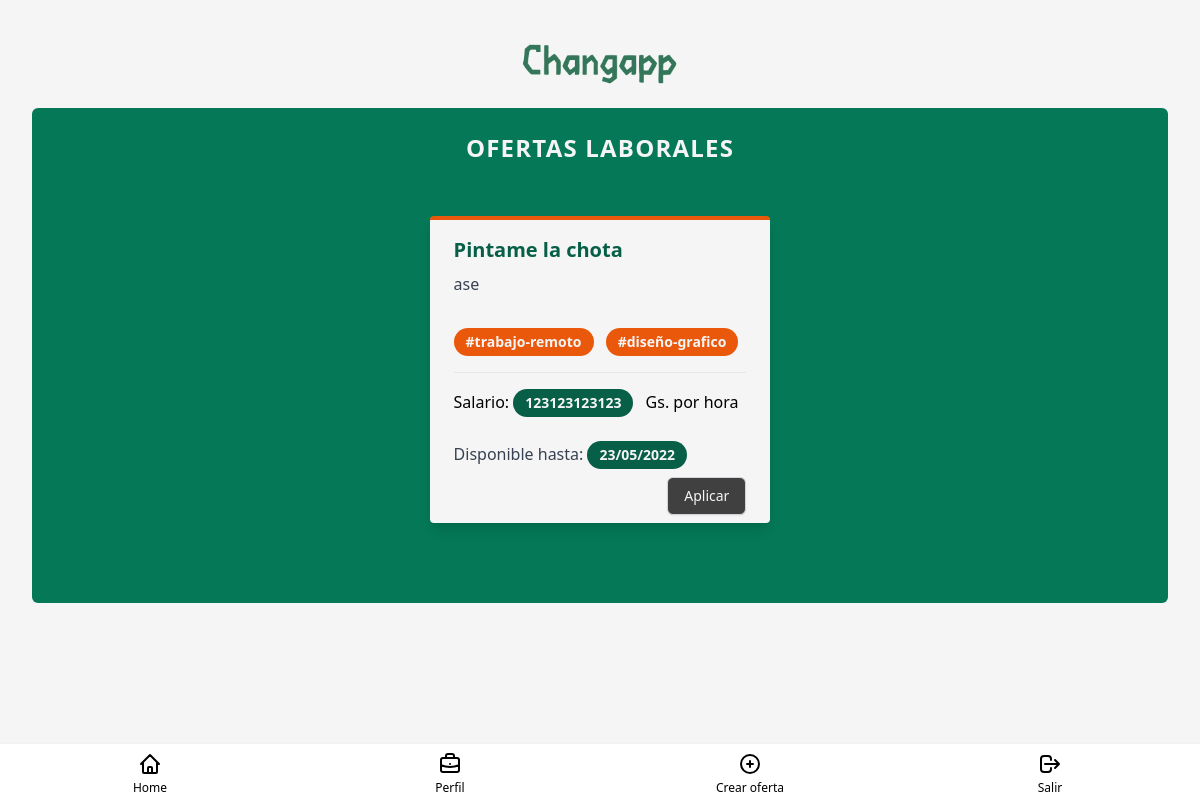
The page /find-job on the database as committed earlier.
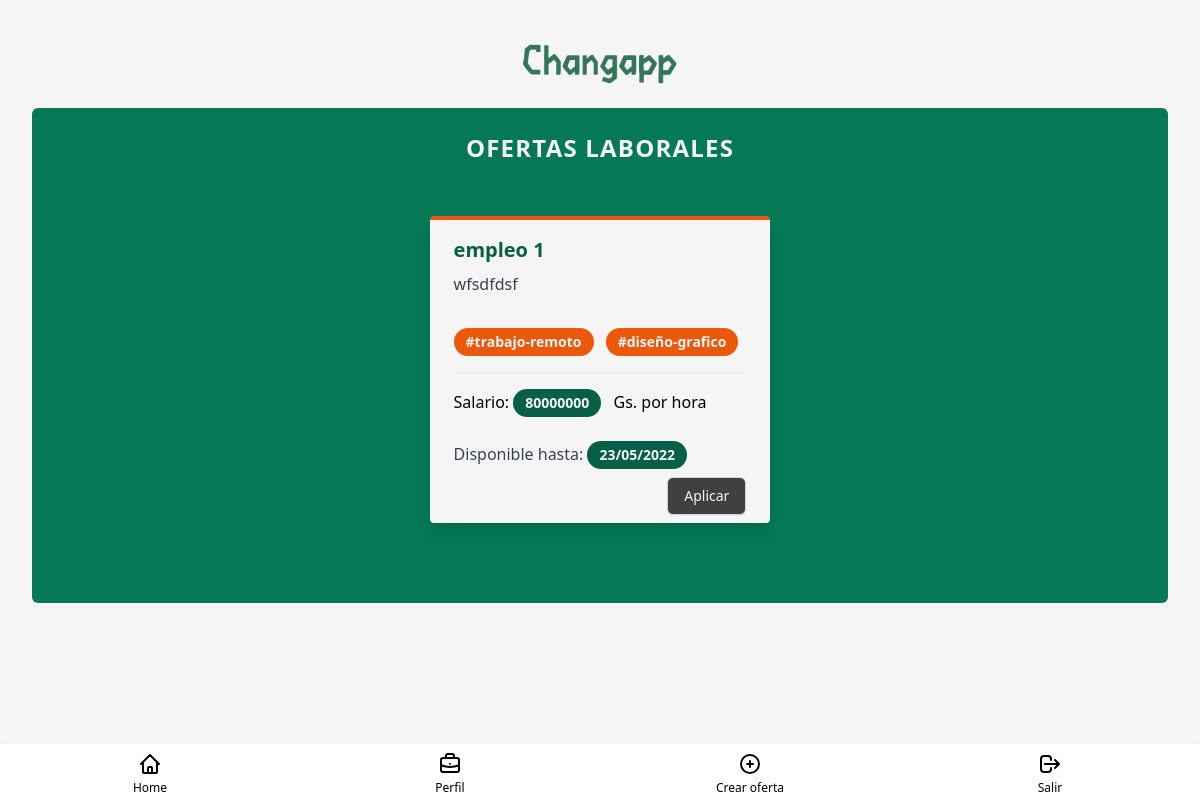
The same page on the database as committed later.
### app.py (models this page shows)
class Job(db.Model): # datos empleo
    job_id = db.Column(db.Integer,primary_key=True)
    job_name = db.Column(db.String(200))
    job_desc = db.Column(db.String(200))
    job_price = db.Column(db.String(200))
    job_done = db.Column(db.Boolean(200))

### app.py (the view)
@app.route('/find-job', methods=['GET'])
def find_job():
    jobs= Job.query.all()
    return render_template('find_job.html', jobs=jobs)

### templates/find_job.html (shortened to what this page needs)
<html>
<head>
  <script src="https://cdn.tailwindcss.com"></script>
</head>
<body class="bg-neutral-100">
    <div class= "flex flex-col items-center">
        <img class="object-center h-20 w-38 my-6 mb-0" src="/static/changapp_texto.png">
    </div>
    <div class="max-w-[85rem] mx-auto mt-1 px-4 sm:px-6 lg:px-8 p-auto ">
        <div class="bg-emerald-700 rounded-md">
            <br><p class="flex flex-col items-center align-center font-bold text-2xl text-neutral-100 p-auto tracking-wider	">OFERTAS LABORALES</p>
            <div class="flex flex-col items-center p-10">
        {% for job in jobs[::-1] %}
        <div class="bg-neutral-100 max-w-sm rounded shadow-lg border-t-4 border-orange-600 mt-3">
            <div class="px-6 py-4 ">
                <div class="font-bold text-xl mb-2 text-emerald-800">{{ job.job_name }}</div>
                <p class="text-gray-700 text-base">{{ job.job_desc }}</p>
            </div>
            <div class="mt-0 px-6 pt-4 pb-2">
                <span
                    class="inline-block bg-orange-600 rounded-full px-3 py-1 text-sm font-semibold text-neutral-100 mr-2 mb-2">#trabajo-remoto</span>
                <span
                    class="mb-4 inline-block bg-orange-600 rounded-full px-3 py-1 text-sm font-semibold text-neutral-100 mr-2 mb-2">
                    #diseño-grafico </span>
        <hr class="solid border-t"></hr>
                <div class="mt-2 px- pt-2 pb-">
                    <p class="text-black text-base">
                        Salario: <span
                        class="inline-block bg-emerald-800 rounded-full px-3 py-1 text-sm font-semibold text-neutral-100 mr-2 mb-2">
                        {{ job.job_price }}</span> Gs. por hora </p>
                    <p class="mt-4 text-gray-700 text-base">
                        Disponible hasta: <span
                        class="inline-block bg-emerald-800 rounded-full px-3 py-1 text-sm font-semibold text-neutral-100 mr-2 mb-2">
                        23/05/2022 </span> </p>
                        <div class="flex justify-end items-bottom">
                            <button type="button"
                              class="bg-neutral-700 py-2 px-4 border border-gray-300 rounded-md shadow-sm text-sm font-medium text-neutral-100 hover:bg-emerald-700 focus:outline-none focus:ring-2 focus:ring-offset-2 focus:ring-emerald-800">Aplicar</button>
                </div>
            </div>
        </div>
    </div>
    {% endfor %}
    <div class="w-full mt-10">
        <section id="bottom-navigation" class="block fixed inset-x-0 bottom-0 z-10 bg-white shadow">
            <div id="tabs" class="flex justify-between">
                <a href="{{url_for('index')}}" class="w-full focus:text-teal-500 hover:text-teal-500 justify-center inline-block text-center pt-2 pb-1">
                    <span class="tab tab-home block text-xs">Home</span>
                </a>
                <a href="{{url_for('profile')}}" class="w-full focus:text-teal-500 hover:text-teal-500 justify-center inline-block text-center pt-2 pb-1">
                    <span class="tab tab-home block text-xs">Perfil</span>
                </a>
                <a href="{{url_for('create_job')}}" class="w-full focus:text-teal-500 hover:text-teal-500 justify-center inline-block text-center pt-2 pb-1">
                    <svg xmlns="http://www.w3.org/2000/svg" class="inline-block mb-1 h-6 w-6" fill="none" viewBox="0 0 24 24" stroke="currentColor" stroke-width="2">
                        <path stroke-linecap="round" stroke-linejoin="round" d="M12 9v3m0 0v3m0-3h3m-3 0H9m12 0a9 9 0 11-18 0 9 9 0 0118 0z" />
                      </svg>
                    <span class="tab tab-kategori block text-xs">Crear oferta</span>
                </a>
                <a href="{{url_for('logout')}}" class="w-full focus:text-teal-500 hover:text-teal-500 justify-center inline-block text-center pt-2 pb-1">
                    <svg xmlns="http://www.w3.org/2000/svg" class="inline-block mb-1 h-6 w-6" fill="none" viewBox="0 0 24 24" stroke="currentColor" stroke-width="2">
                        <path stroke-linecap="round" stroke-linejoin="round" d="M17 16l4-4m0 0l-4-4m4 4H7m6 4v1a3 3 0 01-3 3H6a3 3 0 01-3-3V7a3 3 0 013-3h4a3 3 0 013 3v1" />
                      </svg>
                    <span class="tab tab-explore block text-xs">Salir</span>
                </a>
            </div>
        </section>
    </div>
</body>

Rows that differ between the two databases and show on the page:
removed Job: job_name "Pintame la chota", job_desc "ase", job_price "123123123123"
added Job: job_name "empleo 1", job_desc "wfsdfdsf", job_price "80000000"
